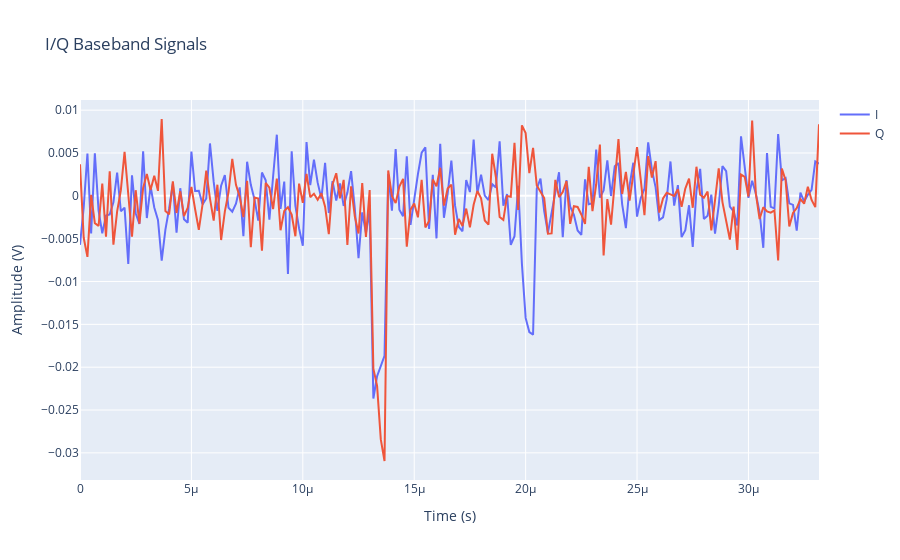

Source (notebook cell):
### Markdown cell above
_Plot the baseband samples_

### Code cell
fig = go.Figure()

fig.add_trace(
    go.Scatter(
        x=timestamp[0, 0, :],
        y=np.real(baseband[0, 0, :]),
        name="I",
    )
)
fig.add_trace(
    go.Scatter(
        x=timestamp[0, 0, :],
        y=np.imag(baseband[0, 0, :]),
        name="Q",
    )
)

fig.update_layout(
    title="I/Q Baseband Signals",
    yaxis=dict(title="Amplitude (V)"),
    xaxis=dict(title="Time (s)"),
)

# uncomment this to display interactive plot
fig.show()

# display static image to reduce size on radarsimx.com
# img_bytes = fig.to_image(format="jpg", scale=2)
# display(Image(img_bytes))

### Figure 1 — Plotly figure (JSON) as saved in the notebook; plotly's stock layout.template omitted (floating-point values rounded to 4 significant figures; data arrays with more than 128 entries replaced by an {"elided": "..."} marker saying what was removed)
{"data": [{"name": "I", "type": "scatter", "x": {"elided": "200 float values"}, "y": {"elided": "200 float values"}}, {"name": "Q", "type": "scatter", "x": {"elided": "200 float values"}, "y": {"elided": "200 float values"}}], "layout": {"title": {"text": "I/Q Baseband Signals"}, "xaxis": {"title": {"text": "Time (s)"}}, "yaxis": {"title": {"text": "Amplitude (V)"}}}}
